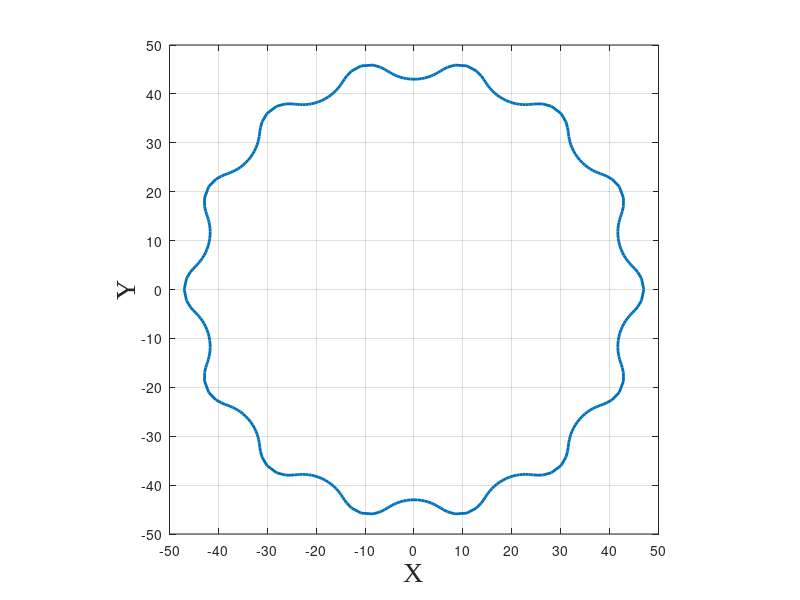

The MATLAB script that drew this image:

clear;
clc;



N = 13 ;%Number of rollers
Rr = 5 ;%Radius of the roller
R = 40 ;%Radius of the rollers PCD (Pitch Circle Diamater)
E =2 ;% Eccentricity - offset from input shaft to a cycloidal disk

for i = 1 : 1 : 361

    t(i) = i / 180 * pi;
    


    x(i) = (R*cos(t(i)))+(Rr*cos(t(i)+atan(sin((1+N)*t(i))/((R/(E*N))-cos((1+N)*t(i))))))+(E*cos(N*t(i)));
    y(i) = (R*sin(t(i)))+(Rr*sin(t(i)+atan(sin((1+N)*t(i))/((R/(E*N))-cos((1+N)*t(i))))))-(E*sin(N*t(i)));

end

figure;
plot(x,y,'LineWidth',2);
xlabel('X','fontname','Times New Roman','fontsize',20');
ylabel('Y','fontname','Times New Roman','fontsize',20');
axis equal;
xlim([-50,50]);
ylim([-50,50]);
xticks(-50:10:50);
yticks(-50:10:50);


box on;
grid on;


fid = fopen('Cycloidal_Drive.scr','w');
fprintf(fid,'spline ');
fprintf(fid,'%f,%f\n', [x; y]);
fclose(fid);